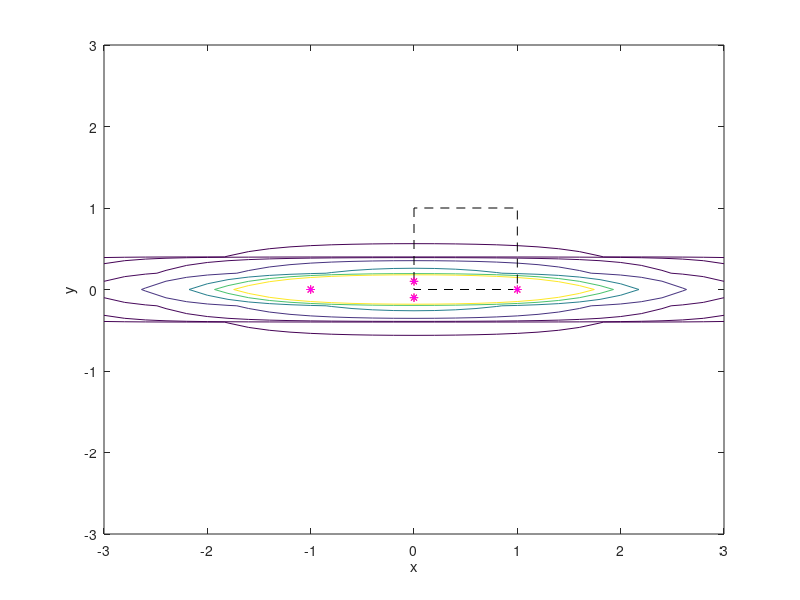

The MATLAB source for this figure:
A = randn(2,2);
A = diag([1,0.1]);
A = A'*A;
R = chol(A,'lower');
[Q,L] = eig(A)
Ai = inv(A)


%%
figure(1),clf;
mu = [0 0];
sigma = A;
x1 = -3:0.2:3;
x2 = -3:0.2:3;
[X1,X2] = meshgrid(x1,x2);
X = [X1(:) X2(:)];
y = mvnpdf(X,mu,sigma);
y = reshape(y,length(x2),length(x1));
contour(x1,x2,y,[0.0001 0.001 0.01 0.05 0.15 0.25 0.35])
xlabel('x')
ylabel('y')
line([0 0 1 1 0],[1 0 0 1 1],'Linestyle','--','Color','k')
hold on
plot(R(1,1),R(2,1),'*r')
plot(R(1,2),R(2,2),'*r')
plot(-R(1,1),-R(2,1),'*r')
plot(-R(1,2),-R(2,2),'*r')
plot(sqrt(L(1,1))*Q(1,1),sqrt(L(1,1))*Q(2,1),'*m')
plot(sqrt(L(2,2))*Q(1,2),sqrt(L(2,2))*Q(2,2),'*m')
plot(-sqrt(L(1,1))*Q(1,1),-sqrt(L(1,1))*Q(2,1),'*m')
plot(-sqrt(L(2,2))*Q(1,2),-sqrt(L(2,2))*Q(2,2),'*m')